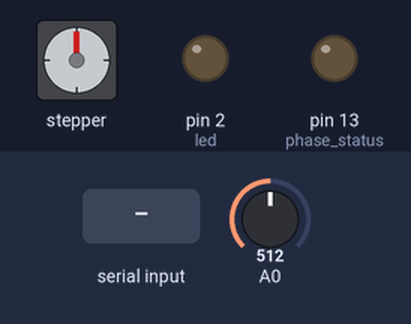
The sketch below on a simulated Arduino Uno, built with avr-gcc and run on an emulated ATmega328P. Shown: stepper motor, output pins drawn as LEDs (lit = HIGH). Wiring (inferred from the names in the program): stepper motor driver (200 steps per turn assumed): step pin 9; direction pin 8. The inputs (shaded band) are chosen by the test bench; at power-on: A0 = 512. Pins used as bus, display or sensor lines are not drawn.

Above: at 0.9 s.
1.0 s: "90,45\n" received over Serial
At 1.4 s:
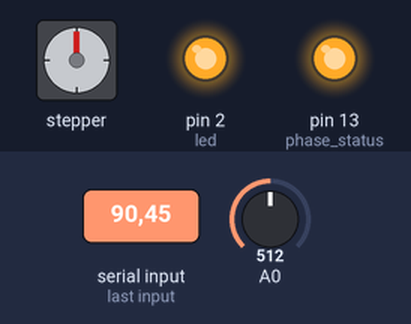
At 3.3 s:
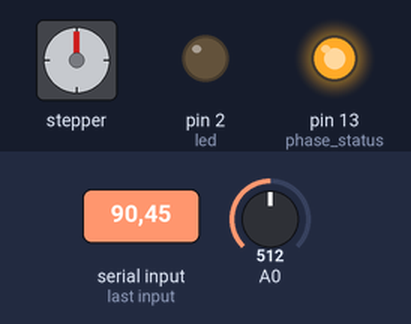
Timing chart, 0 to 4.8 s (numbered marks = the images above; inputs shaded):
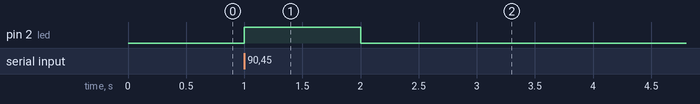

Measured:
- after the input at 1.0 s, pin 2 (led): LOW → HIGH at once, → LOW 1.0 s later; pin 13 (phase_status): LOW → HIGH at once

The sketch:

phase2_final.ino
```cpp
/* This program was created by ScottC on 8/5/2012 to receive serial
signals from a computer to turn on/off 1-9 LEDs */
const int phase_status =13,stepPin = 9,dirPin = 8,led =2,ir_sensor=3;
const int capacity=60;
int arr[capacity];
int i =0;
bool status =0;
int current_position =1,steps=600;
int ir_sensor_delay_time =1;

void change_position(int new_position){
    int delta_position=new_position - current_position;
    bool dir=0;

    if (delta_position > 0) dir = 0;
    else dir = 1;

    digitalWrite(dirPin,dir);                                //Enables the motor to move in a perticular direction
                                                            // for one full rotation required 200 pulses
    for(int x = 0; x < (steps*abs(delta_position)); x++){
    digitalWrite(stepPin,HIGH);
    delayMicroseconds(500);
    digitalWrite(stepPin,LOW);
    delayMicroseconds(500);
    }
    current_position = new_position;
}

void setup() {
   pinMode(phase_status,OUTPUT);
   pinMode(stepPin,OUTPUT);
   pinMode(dirPin,OUTPUT);
   pinMode(led,OUTPUT);
   pinMode(ir_sensor,OUTPUT);
   pinMode(A0,INPUT);
   Serial.begin(9600);
   byte byteRead;
   while (true){
    if (Serial.available()){
    byteRead = Serial.read();     //You have to subtract '0' from the read Byte to convert from text to a number.
    byteRead=byteRead-'0';
    arr[i]= byteRead;
    i++;
    if(i==(capacity - 1))
    {
      arr[capacity-1]=9;
      break;
      }
    else if (byteRead==9)
    {
      arr[i]=9;
      break;
    }
   }
   }
  digitalWrite(phase_status,HIGH);
}


int j =0;
void loop() {

    if (j<capacity){
      if (arr[j]==9){
         j= capacity;
      }
      else change_position(arr[j]);
   /*   {
         digitalWrite(dirPin,1);                                //Enables the motor to move in a perticular direction
                                                            // for one full rotation required 200 pulses
    for(int x = 0; x < steps; x++){
    digitalWrite(stepPin,HIGH);
    delayMicroseconds(500);
    digitalWrite(stepPin,LOW);
    delayMicroseconds(500);
    }*/
      digitalWrite(ir_sensor,HIGH);
      digitalWrite(led,HIGH);
      delay(1000);
      digitalWrite(led,LOW);


    while (1){
    int value1=analogRead(A0);
    if(value1 >= 500)
    {
      delay(ir_sensor_delay_time);
    }
    else
    {
      while (1)
      {
        value1=analogRead(A0);
        if (value1 <= 500)
        {
          delay (ir_sensor_delay_time);
        }
        else
        {
          break;
        }
      }
      break;
    }
    }
    digitalWrite(ir_sensor,LOW);
    delay(2000);
      j++;
    }

 }
```
